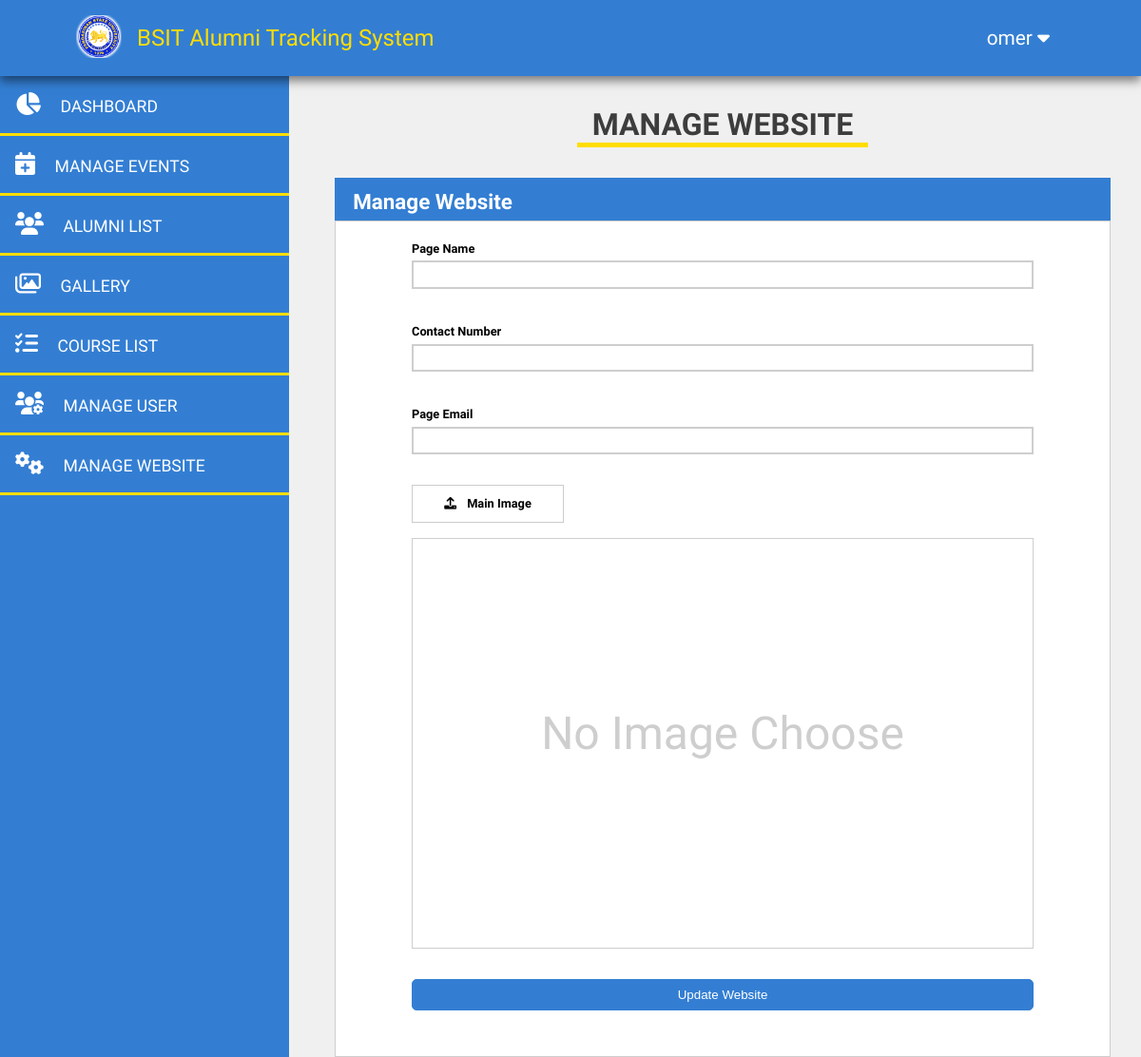
The app's page /admin/index.php?page=manage-website (signed in), older data.
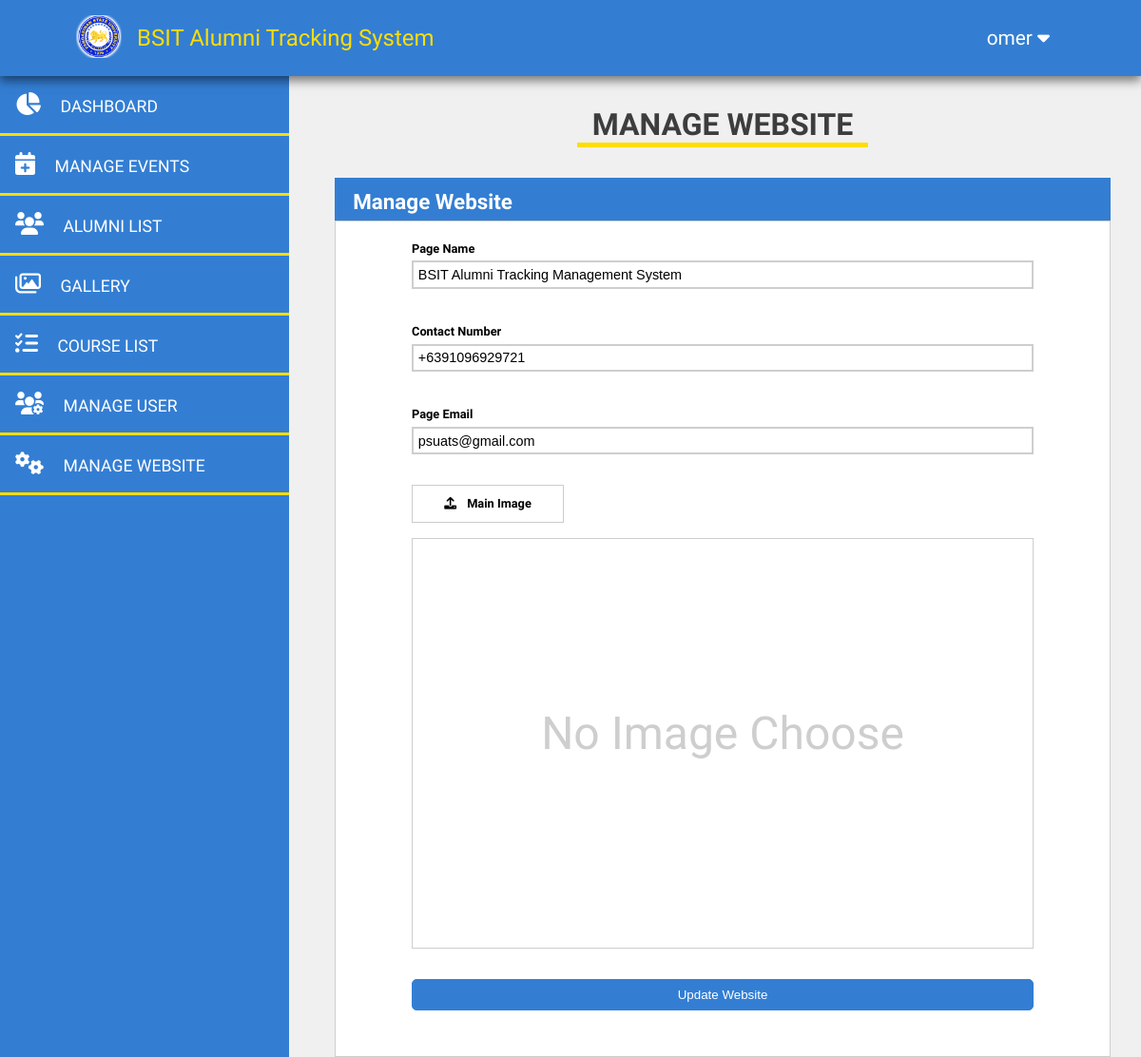
The same page, newer data.
### tables this page shows
CREATE TABLE `page` (
  `id` int(11) NOT NULL,
  `page_name` varchar(50) NOT NULL,
  `contact_no` varchar(50) NOT NULL,
  `page_email` varchar(50) NOT NULL,
  `page_img` varchar(50) NOT NULL
);

### admin/manage-website.php (the view, shortened to what this page needs)
<div class="manage-website">
  <h1 class="section-name">MANAGE WEBSITE</h1>
</div>
<?php
  $pageData = fetchPageData($pdo);
?>
<div class="manage-table">
  <div class="table-head">
    <h3 class="table-name">Manage Website</h3>
  </div>
  <form action="" method="post" class="add-event-form" enctype="multipart/form-data">
    <div class="form-group event-name">
      <label for="page_name" class="label-name">Page Name</label>
      <input type="text" name="page_name" class="input" value="<?= $pageData['page_name'] ?>">
    </div>
    <div class="form-group event-name">
      <label for="contact_number" class="label-name">Contact Number</label>
      <input type="text" name="contact_number" class="input" value="<?= $pageData['contact_no'] ?>">
    </div>
    <div class="form-group event-name">
      <label for="page_email" class="label-name">Page Email</label>
      <input type="text" name="page_email" class="input" value="<?= $pageData['page_email'] ?>">
    </div>
    <div class="form-group event-photo">
      <label for="eventPhoto" class="label-name photo-input">
        <i class="fa-solid fa-upload"></i> Main Image
      </label>
      <div id="inputPhoto">No Image Choose</div>
      <input type="submit" name="update_page" value="Update Website" class="button1 add-event-btn">
    </div>
  </form>
</div>
<?php
  function fetchPageData($pdo) {
    try {
      $query = "SELECT * FROM page WHERE id = 1";
      $stmt = $pdo->prepare($query);
      if($stmt->execute()) {
        return $stmt->fetch(PDO::FETCH_ASSOC);
      } else {
        echo 'database connection failed';
      }
    } catch (PDOException $e) {
      echo $e;
    }
  }
?>

Row changes from the older to the newer data that the page shows:
added page: page_name "BSIT Alumni Tracking Management System", contact_number "+6391096929721", page_email "psuats@gmail.com"
